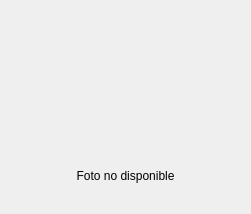
<?xml version="1.0" encoding="UTF-8"?>
<ui version="4.0">
 <class>Foto</class>
 <widget class="QWidget" name="Foto">
  <property name="geometry">
   <rect>
    <x>0</x>
    <y>0</y>
    <width>251</width>
    <height>214</height>
   </rect>
  </property>
  <property name="windowTitle">
   <string>Form</string>
  </property>
  <layout class="QGridLayout" name="gridLayout">
   <item row="0" column="0">
    <spacer name="verticalSpacer">
     <property name="orientation">
      <enum>Qt::Vertical</enum>
     </property>
     <property name="sizeHint" stdset="0">
      <size>
       <width>20</width>
       <height>40</height>
      </size>
     </property>
    </spacer>
   </item>
   <item row="1" column="0">
    <widget class="QLabel" name="lNombreCompleto">
     <property name="text">
      <string>Foto no disponible</string>
     </property>
     <property name="alignment">
      <set>Qt::AlignCenter</set>
     </property>
    </widget>
   </item>
   <item row="2" column="0">
    <widget class="QLabel" name="lMail">
     <property name="text">
      <string/>
     </property>
     <property name="alignment">
      <set>Qt::AlignCenter</set>
     </property>
    </widget>
   </item>
  </layout>
 </widget>
 <resources/>
 <connections/>
</ui>
